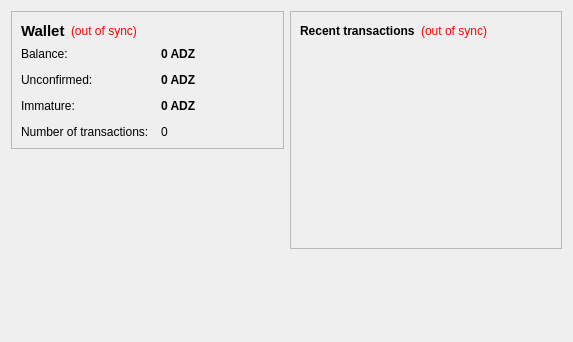
<?xml version="1.0" encoding="UTF-8"?>
<ui version="4.0">
 <class>OverviewPage</class>
 <widget class="QWidget" name="OverviewPage">
  <property name="geometry">
   <rect>
    <x>0</x>
    <y>0</y>
    <width>573</width>
    <height>342</height>
   </rect>
  </property>
  <property name="windowTitle">
   <string>Form</string>
  </property>
  <layout class="QHBoxLayout" name="horizontalLayout" stretch="1,1">
   <item>
    <layout class="QVBoxLayout" name="verticalLayout_2">
     <item>
      <widget class="QFrame" name="frame">
       <property name="frameShape">
        <enum>QFrame::StyledPanel</enum>
       </property>
       <property name="frameShadow">
        <enum>QFrame::Raised</enum>
       </property>
       <layout class="QVBoxLayout" name="verticalLayout_4">
        <item>
         <layout class="QHBoxLayout" name="horizontalLayout_4">
          <item>
           <widget class="QLabel" name="label_5">
            <property name="font">
             <font>
              <pointsize>11</pointsize>
              <weight>75</weight>
              <bold>true</bold>
             </font>
            </property>
            <property name="text">
             <string>Wallet</string>
            </property>
           </widget>
          </item>
          <item>
           <widget class="QLabel" name="labelWalletStatus">
            <property name="toolTip">
             <string>The displayed information may be out of date. Your wallet automatically synchronizes with the adamcoin network after a connection is established, but this process has not completed yet.</string>
            </property>
            <property name="styleSheet">
             <string notr="true">QLabel { color: red; }</string>
            </property>
            <property name="text">
             <string notr="true">(out of sync)</string>
            </property>
            <property name="alignment">
             <set>Qt::AlignLeading|Qt::AlignLeft|Qt::AlignVCenter</set>
            </property>
           </widget>
          </item>
          <item>
           <spacer name="horizontalSpacer_2">
            <property name="orientation">
             <enum>Qt::Horizontal</enum>
            </property>
            <property name="sizeHint" stdset="0">
             <size>
              <width>40</width>
              <height>20</height>
             </size>
            </property>
           </spacer>
          </item>
         </layout>
        </item>
        <item>
         <layout class="QFormLayout" name="formLayout_2">
          <property name="fieldGrowthPolicy">
           <enum>QFormLayout::AllNonFixedFieldsGrow</enum>
          </property>
          <property name="horizontalSpacing">
           <number>12</number>
          </property>
          <property name="verticalSpacing">
           <number>12</number>
          </property>
          <item row="0" column="0">
           <widget class="QLabel" name="label">
            <property name="text">
             <string>Balance:</string>
            </property>
           </widget>
          </item>
          <item row="0" column="1">
           <widget class="QLabel" name="labelBalance">
            <property name="font">
             <font>
              <weight>75</weight>
              <bold>true</bold>
             </font>
            </property>
            <property name="cursor">
             <cursorShape>IBeamCursor</cursorShape>
            </property>
            <property name="toolTip">
             <string>Your current balance</string>
            </property>
            <property name="text">
             <string notr="true">0 ADZ</string>
            </property>
            <property name="textInteractionFlags">
             <set>Qt::LinksAccessibleByMouse|Qt::TextSelectableByKeyboard|Qt::TextSelectableByMouse</set>
            </property>
           </widget>
          </item>
          <item row="1" column="0">
           <widget class="QLabel" name="label_3">
            <property name="text">
             <string>Unconfirmed:</string>
            </property>
           </widget>
          </item>
          <item row="1" column="1">
           <widget class="QLabel" name="labelUnconfirmed">
            <property name="font">
             <font>
              <weight>75</weight>
              <bold>true</bold>
             </font>
            </property>
            <property name="cursor">
             <cursorShape>IBeamCursor</cursorShape>
            </property>
            <property name="toolTip">
             <string>Total of transactions that have yet to be confirmed, and do not yet count toward the current balance</string>
            </property>
            <property name="text">
             <string notr="true">0 ADZ</string>
            </property>
            <property name="textInteractionFlags">
             <set>Qt::LinksAccessibleByMouse|Qt::TextSelectableByKeyboard|Qt::TextSelectableByMouse</set>
            </property>
           </widget>
          </item>
          <item row="3" column="0">
           <widget class="QLabel" name="label_2">
            <property name="text">
             <string>Number of transactions:</string>
            </property>
           </widget>
          </item>
          <item row="3" column="1">
           <widget class="QLabel" name="labelNumTransactions">
            <property name="toolTip">
             <string>Total number of transactions in wallet</string>
            </property>
            <property name="text">
             <string notr="true">0</string>
            </property>
           </widget>
          </item>
          <item row="2" column="0">
           <widget class="QLabel" name="labelImmatureText">
            <property name="text">
             <string>Immature:</string>
            </property>
           </widget>
          </item>
          <item row="2" column="1">
           <widget class="QLabel" name="labelImmature">
            <property name="font">
             <font>
              <weight>75</weight>
              <bold>true</bold>
             </font>
            </property>
            <property name="toolTip">
             <string>Mined balance that has not yet matured</string>
            </property>
            <property name="text">
             <string notr="true">0 ADZ</string>
            </property>
            <property name="textInteractionFlags">
             <set>Qt::LinksAccessibleByMouse|Qt::TextSelectableByKeyboard|Qt::TextSelectableByMouse</set>
            </property>
           </widget>
          </item>
         </layout>
        </item>
       </layout>
      </widget>
     </item>
     <item>
      <spacer name="verticalSpacer">
       <property name="orientation">
        <enum>Qt::Vertical</enum>
       </property>
       <property name="sizeHint" stdset="0">
        <size>
         <width>20</width>
         <height>40</height>
        </size>
       </property>
      </spacer>
     </item>
    </layout>
   </item>
   <item>
    <layout class="QVBoxLayout" name="verticalLayout_3">
     <item>
      <widget class="QFrame" name="frame_2">
       <property name="frameShape">
        <enum>QFrame::StyledPanel</enum>
       </property>
       <property name="frameShadow">
        <enum>QFrame::Raised</enum>
       </property>
       <layout class="QVBoxLayout" name="verticalLayout">
        <item>
         <layout class="QHBoxLayout" name="horizontalLayout_2">
          <item>
           <widget class="QLabel" name="label_4">
            <property name="text">
             <string>&lt;b&gt;Recent transactions&lt;/b&gt;</string>
            </property>
           </widget>
          </item>
          <item>
           <widget class="QLabel" name="labelTransactionsStatus">
            <property name="toolTip">
             <string>The displayed information may be out of date. Your wallet automatically synchronizes with the adamcoin network after a connection is established, but this process has not completed yet.</string>
            </property>
            <property name="styleSheet">
             <string notr="true">QLabel { color: red; }</string>
            </property>
            <property name="text">
             <string notr="true">(out of sync)</string>
            </property>
            <property name="alignment">
             <set>Qt::AlignRight|Qt::AlignTrailing|Qt::AlignVCenter</set>
            </property>
           </widget>
          </item>
          <item>
           <spacer name="horizontalSpacer">
            <property name="orientation">
             <enum>Qt::Horizontal</enum>
            </property>
            <property name="sizeHint" stdset="0">
             <size>
              <width>40</width>
              <height>20</height>
             </size>
            </property>
           </spacer>
          </item>
         </layout>
        </item>
        <item>
         <widget class="QListView" name="listTransactions">
          <property name="styleSheet">
           <string notr="true">QListView { background: transparent; }</string>
          </property>
          <property name="frameShape">
           <enum>QFrame::NoFrame</enum>
          </property>
          <property name="verticalScrollBarPolicy">
           <enum>Qt::ScrollBarAlwaysOff</enum>
          </property>
          <property name="horizontalScrollBarPolicy">
           <enum>Qt::ScrollBarAlwaysOff</enum>
          </property>
          <property name="selectionMode">
           <enum>QAbstractItemView::NoSelection</enum>
          </property>
         </widget>
        </item>
       </layout>
      </widget>
     </item>
     <item>
      <spacer name="verticalSpacer_2">
       <property name="orientation">
        <enum>Qt::Vertical</enum>
       </property>
       <property name="sizeHint" stdset="0">
        <size>
         <width>20</width>
         <height>40</height>
        </size>
       </property>
      </spacer>
     </item>
    </layout>
   </item>
  </layout>
 </widget>
 <resources/>
 <connections/>
</ui>
